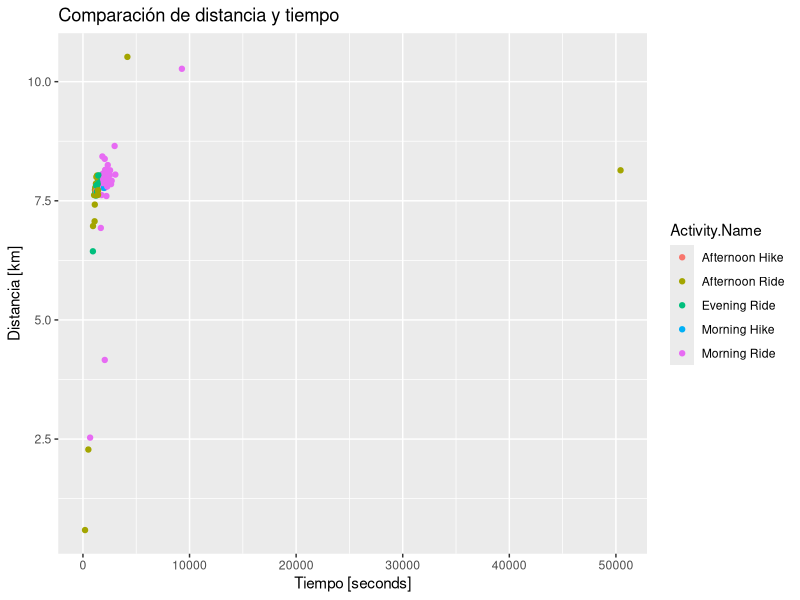
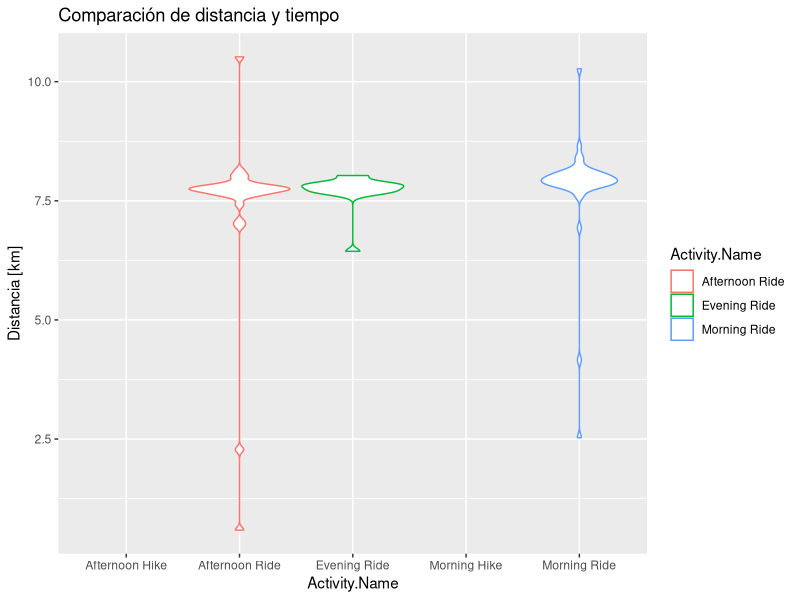
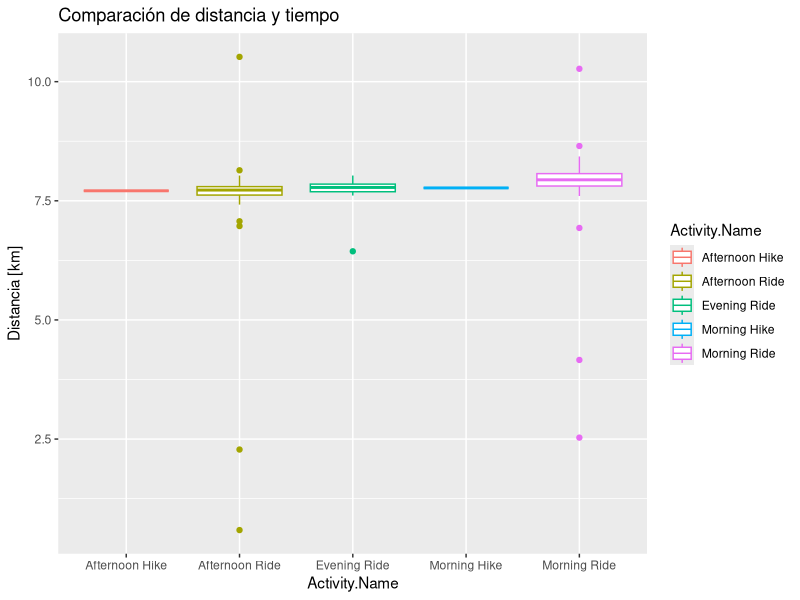

Write the R code that produced these figures, in order.
## ---- chunk 1
activities<-read.csv('data/activities_strava.csv', stringsAsFactor=T)
## ---- chunk 2
head(activities)
## ---- chunk 3
colnames(activities)
## ---- chunk 4
activities <- activities[,c('Activity.Name', 'Activity.Type', 'Elapsed.Time', 'Distance')]
head(activities)
## ---- chunk 5
summary(activities)
## ---- chunk 6
activities_ride <- activities[activities$Activity.Type=='Ride',]
## ---- chunk 7
tiempo_medio_actividades <- mean(activities_ride$Elapsed.Time)
paste("El tiempo medio de todas las actividades es:", tiempo_medio_actividades, "segundos")
paste("El tiempo medio de todas las actividades es:", round(tiempo_medio_actividades/60,3), "minutos")

paste("El tiempo medio de todas las actividades es:", round(tiempo_medio_actividades/60), "minutos y ",
     round(tiempo_medio_actividades %% 60,1),"segundos")
## ---- chunk 8
options(repr.plot.height=4,repr.plot.width=8, repr.plot.res = 200)

library(ggplot2)
ggplot(activities_ride, aes(x=Elapsed.Time, y=Distance, color=Activity.Name))+geom_point()+
xlab("Tiempo [seconds]")+ylab("Distancia [km]")+ggtitle("Comparación de distancia y tiempo")
## ---- chunk 9
ggplot(activities_ride, aes(x=Activity.Name, y=Distance, color=Activity.Name))+geom_violin()+
ylab("Distancia [km]")+ggtitle("Comparación de distancia y tiempo")
## ---- chunk 10
ggplot(activities_ride, aes(x=Activity.Name, y=Distance, color=Activity.Name))+geom_boxplot()+
ylab("Distancia [km]")+ggtitle("Comparación de distancia y tiempo")
